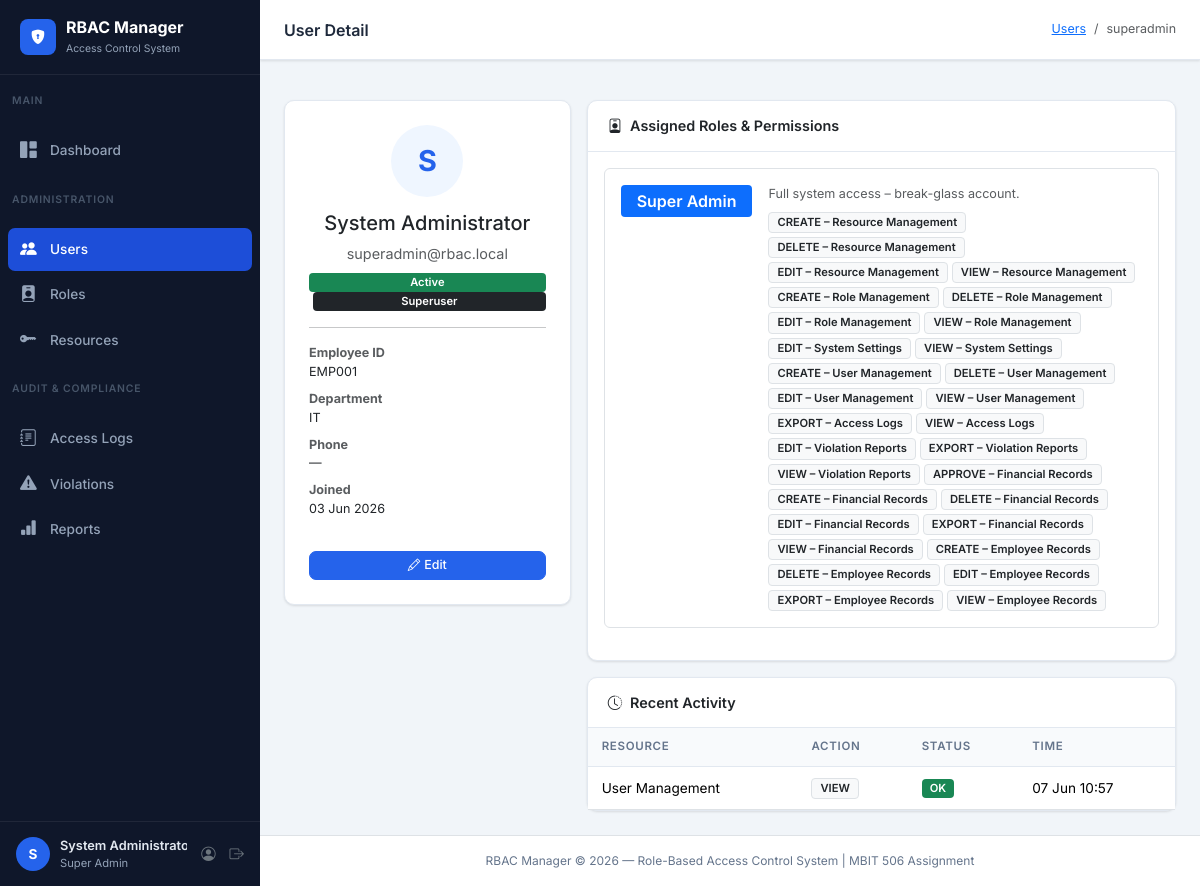
/users/1/ (signed in), run on the app's committed database.
### accounts/models.py (models this page shows, shortened)
class UserProfile(models.Model):
    user        = models.OneToOneField(User, on_delete=models.CASCADE, related_name='profile')
    roles       = models.ManyToManyField(Role, blank=True, related_name='members')
    department  = models.ForeignKey(Department, on_delete=models.SET_NULL, null=True, blank=True)
    employee_id = models.CharField(max_length=20, unique=True, blank=True, null=True)
    phone       = models.CharField(max_length=20, blank=True)
    created_at  = models.DateTimeField(auto_now_add=True)
    updated_at  = models.DateTimeField(auto_now=True)
    class Meta:
        ordering = ['user__username']

class Department(models.Model):
    name        = models.CharField(max_length=100, unique=True)
    description = models.TextField(blank=True)
    created_at  = models.DateTimeField(auto_now_add=True)
    class Meta:
        ordering = ['name']
    def __str__(self):
        return self.name

class Role(models.Model):
    name               = models.CharField(max_length=100, unique=True)
    description        = models.TextField(blank=True)
    permissions        = models.ManyToManyField(Permission, blank=True, related_name='roles')
    incompatible_roles = models.ManyToManyField('self', blank=True, symmetrical=True)
    is_active          = models.BooleanField(default=True)
    created_at         = models.DateTimeField(auto_now_add=True)
    updated_at         = models.DateTimeField(auto_now=True)
    class Meta:
        ordering = ['name']

class Permission(models.Model):
    resource = models.ForeignKey(Resource, on_delete=models.CASCADE, related_name='permissions')
    action   = models.CharField(max_length=20, choices=ACTION_CHOICES)
    class Meta:
        unique_together = ['resource', 'action']
        ordering        = ['resource', 'action']
    def __str__(self):
        return f"{self.action} – {self.resource.name}"

class Resource(models.Model):
    name        = models.CharField(max_length=100, unique=True)
    description = models.TextField(blank=True)
    module      = models.CharField(max_length=100, default='General')
    created_at  = models.DateTimeField(auto_now_add=True)
    class Meta:
        ordering = ['module', 'name']

class AccessLog(models.Model):
    user       = models.ForeignKey(User, on_delete=models.SET_NULL, null=True, related_name='access_logs')
    username   = models.CharField(max_length=150)
    resource   = models.CharField(max_length=200)
    action     = models.CharField(max_length=20, choices=ACTION_CHOICES)
    timestamp  = models.DateTimeField(auto_now_add=True)
    ip_address = models.GenericIPAddressField(null=True, blank=True)
    success    = models.BooleanField(default=True)
    reason     = models.TextField(blank=True)
    class Meta:
        ordering = ['-timestamp']

### accounts/views.py (the view)
# urls.py: path('users/<int:pk>/',         views.user_detail, name='user_detail'),
@login_required
@require_permission('User Management', 'VIEW')
def user_detail(request, pk):
    target_user = get_object_or_404(User, pk=pk)
    profile, _ = UserProfile.objects.get_or_create(user=target_user)
    user_logs   = AccessLog.objects.filter(user=target_user)[:20]
    user_viols  = ViolationLog.objects.filter(user=target_user)[:20]
    return render(request, 'accounts/users/detail.html', {
        'target_user': target_user, 'profile': profile,
        'user_logs': user_logs, 'user_viols': user_viols,
    })

### accounts/context_processors.py (called while the page is built, shortened)
def rbac_context(request):
    if not request.user.is_authenticated:
        return {}
    ctx = {'is_superuser': request.user.is_superuser}
    if request.user.is_superuser:
        ctx['user_perms'] = {'ALL': True}
        ctx['open_violations'] = ViolationLog.objects.filter(is_resolved=False).count()
    return ctx

### templates/accounts/users/detail.html (shortened to what this page needs)
{% extends 'base.html' %}
{% block page_title %}User Detail{% endblock %}
{% block breadcrumb %}
<li class="breadcrumb-item"><a href="{% url 'accounts:user_list' %}">Users</a></li>
<li class="breadcrumb-item active">{{ target_user.username }}</li>
{% endblock %}
{% block content %}
<div class="row g-3">
  <div class="col-md-4">
    <div class="card p-4 text-center">
      <div style="width:72px;height:72px;background:#eff6ff;border-radius:50%;display:flex;align-items:center;justify-content:center;font-size:1.8rem;font-weight:700;color:#2563eb;margin:0 auto 14px;">{{ target_user.username|first|upper }}</div>
      <h5 class="fw-700">{{ target_user.get_full_name|default:target_user.username }}</h5>
      <p class="text-muted mb-2">{{ target_user.email }}</p>
      {% if target_user.is_active %}<span class="badge bg-success">Active</span>{% else %}<span class="badge bg-secondary">Inactive</span>{% endif %}
      {% if target_user.is_superuser %}<span class="badge bg-dark ms-1">Superuser</span>{% endif %}
      <hr>
      <dl class="text-start small">
        <dt class="text-muted">Employee ID</dt><dd>{{ profile.employee_id|default:"—" }}</dd>
        <dt class="text-muted">Department</dt><dd>{{ profile.department|default:"—" }}</dd>
        <dt class="text-muted">Phone</dt><dd>{{ profile.phone|default:"—" }}</dd>
        <dt class="text-muted">Joined</dt><dd>{{ target_user.date_joined|date:"d M Y" }}</dd>
      </dl>
      <div class="d-flex gap-2 mt-2">
        <a href="{% url 'accounts:user_edit' target_user.pk %}" class="btn btn-primary btn-sm flex-fill"><i class="bi bi-pencil me-1"></i>Edit</a>
      </div>
    </div>
  </div>
  <div class="col-md-8">
    <div class="card mb-3">
      <div class="card-header"><i class="bi bi-person-badge me-2"></i>Assigned Roles & Permissions</div>
      <div class="card-body">
        {% for role in profile.roles.all %}
        <div class="d-flex align-items-start gap-3 mb-3 p-3 border rounded">
          <div><span class="badge bg-primary fs-6 px-3 py-2">{{ role.name }}</span></div>
          <div class="flex-fill">
            <p class="text-muted small mb-2">{{ role.description }}</p>
            <div class="d-flex flex-wrap gap-1">
              {% for perm in role.permissions.all %}
              <span class="badge bg-light text-dark border" style="font-size:.7rem;">{{ perm }}</span>
              {% endfor %}
            </div>
          </div>
        </div>
        {% empty %}<p class="text-muted">No roles assigned.</p>
        {% endfor %}
      </div>
    </div>
    <div class="card">
      <div class="card-header"><i class="bi bi-clock-history me-2"></i>Recent Activity</div>
      <div class="table-responsive">
        <table class="table table-sm mb-0">
          <thead><tr><th>Resource</th><th>Action</th><th>Status</th><th>Time</th></tr></thead>
          <tbody>
          {% for log in user_logs %}
          <tr>
            <td>{{ log.resource }}</td>
            <td><span class="badge bg-light text-dark border">{{ log.action }}</span></td>
            <td>{% if log.success %}<span class="badge bg-success">OK</span>{% else %}<span class="badge bg-danger">Denied</span>{% endif %}</td>
            <td class="text-muted-sm">{{ log.timestamp|date:"d M H:i" }}</td>
          </tr>
          {% empty %}<tr><td colspan="4" class="text-center text-muted py-3">No activity.</td></tr>
          {% endfor %}
          </tbody>
        </table>
      </div>
    </div>
  </div>
</div>
{% endblock %}

### templates/base.html (shortened to what this page needs)
{% load static rbac_tags %}
<!DOCTYPE html>
<html lang="en">
<head>
  <link href="https://cdn.jsdelivr.net/npm/bootstrap@5.3.2/dist/css/bootstrap.min.css" rel="stylesheet">
  <link href="https://cdn.jsdelivr.net/npm/bootstrap-icons@1.11.3/font/bootstrap-icons.min.css" rel="stylesheet">
  <link href="{% static 'css/style.css' %}" rel="stylesheet">
</head>
<body>
<aside class="sidebar">
  <a href="{% url 'accounts:dashboard' %}" class="sidebar-brand">
    <div class="brand-icon"><i class="bi bi-shield-lock-fill text-white"></i></div>
    <div class="brand-text">RBAC Manager<br><span class="brand-sub">Access Control System</span></div>
  </a>
  <p class="sidebar-section">Main</p>
  <ul class="sidebar-nav">
    <li class="nav-item">
      <a href="{% url 'accounts:dashboard' %}" class="nav-link {% if request.resolver_match.url_name == 'dashboard' %}active{% endif %}">
        <i class="bi bi-grid-1x2-fill nav-icon"></i> Dashboard
      </a>
    </li>
  </ul>
  {% if is_superuser or request.user|has_perm:'User Management:VIEW' or request.user|has_perm:'Role Management:VIEW' or request.user|has_perm:'Resource Management:VIEW' %}
  <p class="sidebar-section">Administration</p>
  <ul class="sidebar-nav">
    {% if is_superuser or request.user|has_perm:'User Management:VIEW' %}
    <li class="nav-item">
      <a href="{% url 'accounts:user_list' %}" class="nav-link {% if 'user' in request.resolver_match.url_name %}active{% endif %}">
        <i class="bi bi-people-fill nav-icon"></i> Users
      </a>
    </li>
    {% endif %}
    {% if is_superuser or request.user|has_perm:'Role Management:VIEW' %}
    <li class="nav-item">
      <a href="{% url 'accounts:role_list' %}" class="nav-link {% if 'role' in request.resolver_match.url_name %}active{% endif %}">
        <i class="bi bi-person-badge-fill nav-icon"></i> Roles
      </a>
    </li>
    {% endif %}
    {% if is_superuser or request.user|has_perm:'Resource Management:VIEW' %}
    <li class="nav-item">
      <a href="{% url 'accounts:resource_list' %}" class="nav-link {% if 'resource' in request.resolver_match.url_name %}active{% endif %}">
        <i class="bi bi-key-fill nav-icon"></i> Resources
      </a>
    </li>
    {% endif %}
  </ul>
  {% endif %}
  {% if is_superuser or request.user|has_perm:'Access Logs:VIEW' or request.user|has_perm:'Violation Reports:VIEW' %}
  <p class="sidebar-section">Audit &amp; Compliance</p>
  <ul class="sidebar-nav">
    {% if is_superuser or request.user|has_perm:'Access Logs:VIEW' %}
    <li class="nav-item">
      <a href="{% url 'accounts:access_logs' %}" class="nav-link {% if request.resolver_match.url_name == 'access_logs' %}active{% endif %}">
        <i class="bi bi-journal-text nav-icon"></i> Access Logs
      </a>
    </li>
    {% endif %}
    {% if is_superuser or request.user|has_perm:'Violation Reports:VIEW' %}
    <li class="nav-item">
      <a href="{% url 'accounts:violation_logs' %}" class="nav-link {% if request.resolver_match.url_name == 'violation_logs' %}active{% endif %}">
        <i class="bi bi-exclamation-triangle-fill nav-icon"></i>
        Violations
      </a>
    </li>
    {% endif %}
    {% if is_superuser or request.user|has_perm:'Access Logs:VIEW' %}
    <li class="nav-item">
      <a href="{% url 'accounts:reports' %}" class="nav-link {% if request.resolver_match.url_name == 'reports' %}active{% endif %}">
        <i class="bi bi-bar-chart-fill nav-icon"></i> Reports
      </a>
    </li>
    {% endif %}
  </ul>
  {% endif %}
  <div class="sidebar-user mt-auto">
    <div class="user-avatar">{{ request.user.username|first|upper }}</div>
    <div class="user-info">
      <div class="user-name">{{ request.user.get_full_name|default:request.user.username }}</div>
      <div class="user-role">
        {% if is_superuser %}Super Admin{% else %}
          {% with request.user.profile.roles.first as role %}{{ role.name|default:"No role" }}{% endwith %}
        {% endif %}
      </div>
    </div>
    <a href="{% url 'accounts:my_profile' %}" class="text-secondary ms-1" title="My Profile">
      <i class="bi bi-person-circle"></i>
    </a>
    <a href="{% url 'accounts:logout' %}" class="text-secondary ms-1" title="Log out">
      <i class="bi bi-box-arrow-right"></i>
    </a>
  </div>
</aside>
<div class="main-wrapper">
  <header class="topbar">
    <div class="page-title">{% block page_title %}Dashboard{% endblock %}</div>
    <nav aria-label="breadcrumb">
      <ol class="breadcrumb mb-0">{% block breadcrumb %}<li class="breadcrumb-item active">Home</li>{% endblock %}</ol>
    </nav>
  </header>
  <div class="px-4 pt-3">
  </div>
  <main class="content-area">
    {% block content %}{% endblock %}
  </main>
  <footer class="text-center py-3 text-muted-sm border-top" style="font-size:.75rem;background:#fff;">
    RBAC Manager &copy; 2026 — Role-Based Access Control System | MBIT 506 Assignment
  </footer>
</div>
</body>
</html>

### static/css/style.css (style rules this page uses)
:root { --sidebar-bg: #0f172a; --sidebar-hover: #1e293b; --sidebar-active: #1d4ed8; --sidebar-text: #94a3b8; --sidebar-active-text: #ffffff; --sidebar-width: 260px; --top-bar-height: 60px; --body-bg: #f1f5f9; --card-bg: #ffffff; --primary: #2563eb; --primary-dark: #1d4ed8; --success: #16a34a; --warning: #d97706; --danger: #dc2626; --text-main: #1e293b; --text-muted: #64748b; --border-color: #e2e8f0; --radius: 10px; --shadow: 0 1px 3px rgba(0,0,0,.08), 0 1px 2px rgba(0,0,0,.04); --shadow-md: 0 4px 6px -1px rgba(0,0,0,.1), 0 2px 4px -1px rgba(0,0,0,.06); }
* { box-sizing: border-box; }
body { background: var(--body-bg); color: var(--text-main); font-family: 'Inter', system-ui, sans-serif; font-size: 0.9rem; margin: 0; }
.sidebar { position: fixed; top: 0; left: 0; bottom: 0; width: var(--sidebar-width); background: var(--sidebar-bg); display: flex; flex-direction: column; overflow-y: auto; z-index: 200; transition: width .25s ease; }
.sidebar-brand { display: flex; align-items: center; gap: 10px; padding: 18px 20px; border-bottom: 1px solid rgba(255,255,255,.07); text-decoration: none; }
.sidebar-brand .brand-icon { width: 36px; height: 36px; background: var(--primary); border-radius: 8px; display: flex; align-items: center; justify-content: center; flex-shrink: 0; }
.sidebar-brand .brand-text { font-size: 1rem; font-weight: 700; color: #fff; line-height: 1.2; }
.sidebar-brand .brand-sub { font-size: .65rem; color: var(--sidebar-text); font-weight: 400; }
.sidebar-section { padding: 18px 12px 4px; font-size: .65rem; text-transform: uppercase; letter-spacing: .08em; color: #475569; font-weight: 600; }
.sidebar-nav { padding: 0 8px; list-style: none; margin: 0; }
.sidebar-nav .nav-item { margin-bottom: 2px; }
.sidebar-nav .nav-link { display: flex; align-items: center; gap: 10px; padding: 9px 12px; border-radius: 7px; color: var(--sidebar-text); text-decoration: none; font-size: .85rem; font-weight: 500; transition: background .15s, color .15s; }
.sidebar-nav .nav-link.active { background: var(--sidebar-active); color: var(--sidebar-active-text); }
.sidebar-nav .nav-link .nav-icon { font-size: 1.05rem; width: 20px; flex-shrink: 0; }
.sidebar-user { margin-top: auto; padding: 14px 16px; border-top: 1px solid rgba(255,255,255,.07); display: flex; align-items: center; gap: 10px; }
.sidebar-user .user-avatar { width: 34px; height: 34px; background: var(--primary); border-radius: 50%; display: flex; align-items: center; justify-content: center; font-weight: 700; color: #fff; font-size: .85rem; flex-shrink: 0; }
.sidebar-user .user-info { flex: 1; min-width: 0; }
.sidebar-user .user-name { font-size: .8rem; font-weight: 600; color: #e2e8f0; truncate: ellipsis; white-space: nowrap; overflow: hidden; }
.sidebar-user .user-role { font-size: .7rem; color: var(--sidebar-text); }
.main-wrapper { margin-left: var(--sidebar-width); min-height: 100vh; display: flex; flex-direction: column; }
.topbar { height: var(--top-bar-height); background: var(--card-bg); border-bottom: 1px solid var(--border-color); display: flex; align-items: center; padding: 0 24px; gap: 16px; position: sticky; top: 0; z-index: 100; box-shadow: var(--shadow); }
.topbar .page-title { font-size: 1rem; font-weight: 600; color: var(--text-main); flex: 1; }
.topbar .breadcrumb { margin: 0; font-size: .78rem; }
.content-area { padding: 24px; flex: 1; }
.card { background: var(--card-bg); border: 1px solid var(--border-color); border-radius: var(--radius); box-shadow: var(--shadow); }
.card-header { border-bottom: 1px solid var(--border-color); background: transparent; padding: 14px 20px; font-weight: 600; }
.table th { font-size: .72rem; text-transform: uppercase; letter-spacing: .06em; color: var(--text-muted); font-weight: 600; background: #f8fafc; border-bottom: 1px solid var(--border-color) !important; padding: 10px 14px; }
.table td { padding: 10px 14px; vertical-align: middle; font-size: .85rem; }
.table tbody tr { transition: background .12s; }
.badge { font-size: .7rem; font-weight: 600; padding: 4px 8px; border-radius: 4px; }
.btn { border-radius: 7px; font-weight: 500; font-size: .85rem; }
.btn-sm { font-size: .78rem; padding: 4px 10px; }
.btn-primary { background: var(--primary); border-color: var(--primary); }
.text-muted-sm { font-size: .75rem; color: var(--text-muted); }

### data on the page
UserProfile: employee_id "EMP001", department "IT", phone "—"
Role: name "Super Admin", description "Full system access – break-glass account."
Permission: action+resource "CREATE – Resource Management"
Permission: action+resource "DELETE – Resource Management"
Permission: action+resource "EDIT – Resource Management"
Permission: action+resource "VIEW – Resource Management"
Permission: action+resource "CREATE – Role Management"
Permission: action+resource "DELETE – Role Management"
Permission: action+resource "EDIT – Role Management"
Permission: action+resource "VIEW – Role Management"
Permission: action+resource "EDIT – System Settings"
Permission: action+resource "VIEW – System Settings"
Permission: action+resource "CREATE – User Management"
Permission: action+resource "DELETE – User Management"
Permission: action+resource "EDIT – User Management"
Permission: action+resource "VIEW – User Management"
Permission: action+resource "EXPORT – Access Logs"
Permission: action+resource "VIEW – Access Logs"
Permission: action+resource "EDIT – Violation Reports"
Permission: action+resource "EXPORT – Violation Reports"
Permission: action+resource "VIEW – Violation Reports"
Permission: action+resource "APPROVE – Financial Records"
Permission: action+resource "CREATE – Financial Records"
Permission: action+resource "DELETE – Financial Records"
Permission: action+resource "EDIT – Financial Records"
Permission: action+resource "EXPORT – Financial Records"
Permission: action+resource "VIEW – Financial Records"
Permission: action+resource "CREATE – Employee Records"
Permission: action+resource "DELETE – Employee Records"
Permission: action+resource "EDIT – Employee Records"
Permission: action+resource "EXPORT – Employee Records"
Permission: action+resource "VIEW – Employee Records"

### other printed values
{{ request.user.username|first|upper }} "S"
{{ request.user.get_full_name|default:request.user.username }} "System…"
{{ target_user.username }} "superadmin"
{{ target_user.username|first|upper }} "S"
{{ target_user.get_full_name|default:target_user.username }} "System Administrator"
{{ target_user.email }} "superadmin@rbac.local"
{{ target_user.date_joined|date:"d M Y" }} "03 Jun 2026"
